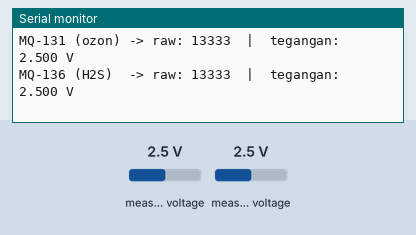
A sketch run on a simulated ESP32. Parts: the last lines printed to the serial monitor. Inputs (shaded band) come from the test bench; at power-on: measured voltage 2.5 V.

Above: at 1.7 s.
1.8 s: measured voltage (sensor 200) set to 0.1 V
At 3.1 s:
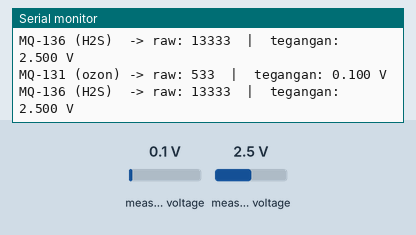
3.3 s: measured voltage (sensor 201) set to 0.1 V
At 4.4 s:
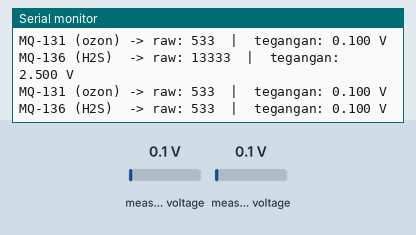
4.8 s: measured voltage (sensor 200) set to 1.2 V
At 6.1 s:
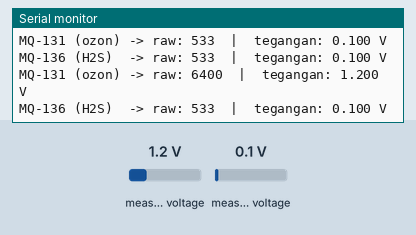
6.3 s: measured voltage (sensor 201) set to 1.2 V
At 7.5 s:
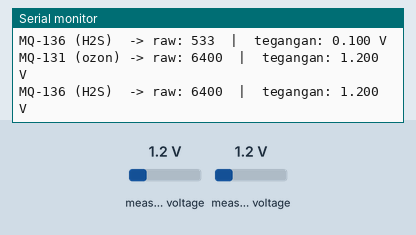
Timing chart, 0 to 8.8 s (numbered marks = the images above; inputs shaded):
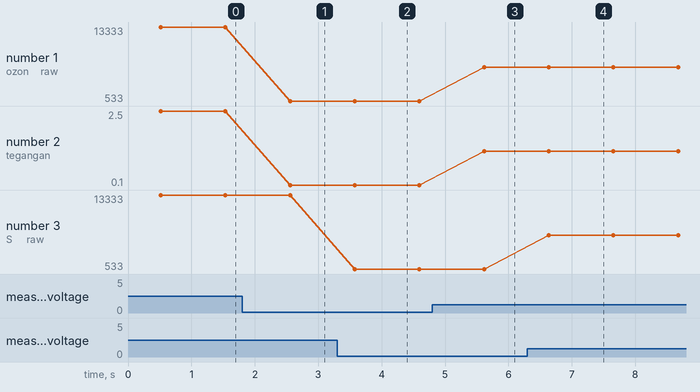

Measured:
- after the input at 1.8 s, the serial monitor: prints a new line after 0.76 s (image 1)
- after the input at 3.3 s, the serial monitor: prints a new line after 0.28 s (image 2)
- after the input at 4.8 s, the serial monitor: prints a new line after 0.82 s (image 3)
- after the input at 6.3 s, the serial monitor: prints a new line after 0.34 s (image 4)
- plotted number 1: 13333 → 533 after the input at 1.8 s, 533 → 6400 after the input at 4.8 s
- plotted number 2: 2.5 → 0.1 after the input at 1.8 s, 0.1 → 1.2 after the input at 4.8 s

The sketch:

MQ-131_and_136_Serial_Monitor.ino
```cpp
#include <Wire.h>
#include <Adafruit_ADS1X15.h>

Adafruit_ADS1115 ads;

#define SDA_PIN 21
#define SCL_PIN 22
#define CH_MQ131 0
#define CH_MQ136 1

void setup() {
  Serial.begin(115200);
  delay(500);

  Wire.begin(SDA_PIN, SCL_PIN);

  if (!ads.begin(0x48)) {
    Serial.println("Gagal menemukan ADS1115. Cek wiring & alamat I2C.");
    while (1) delay(1000);
  }

  ads.setGain(GAIN_TWOTHIRDS);

  Serial.println("ADS1115 siap. Mulai membaca MQ-131 & MQ-136...");
}

void loop() {
  int16_t raw131 = ads.readADC_SingleEnded(CH_MQ131);
  int16_t raw136 = ads.readADC_SingleEnded(CH_MQ136);

  float volt131 = ads.computeVolts(raw131);
  float volt136 = ads.computeVolts(raw136);

  Serial.print("MQ-131 (ozon) -> raw: ");
  Serial.print(raw131);
  Serial.print("  |  tegangan: ");
  Serial.print(volt131, 3);
  Serial.println(" V");

  Serial.print("MQ-136 (H2S)  -> raw: ");
  Serial.print(raw136);
  Serial.print("  |  tegangan: ");
  Serial.print(volt136, 3);
  Serial.println(" V");

  delay(1000);
}
```
